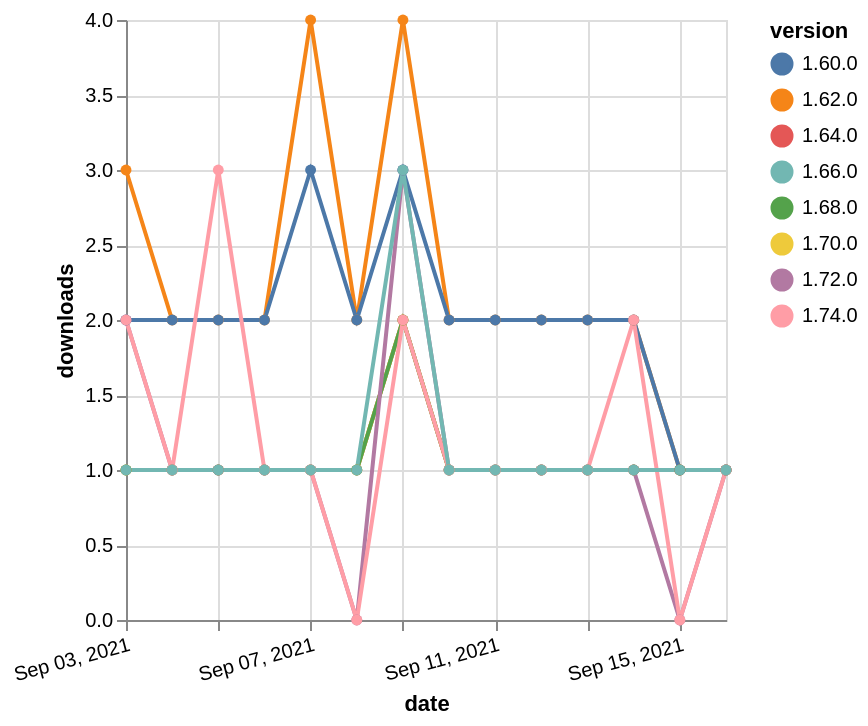

This figure's Vega-Lite source:
### Vega-Lite specification from a JSON file in a GitHub repository (floating-point values rounded to 4 significant figures)
{"$schema": "https://vega.github.io/schema/vega-lite/v5.json", "description": "A simple bar chart with embedded data.", "data": {"values": [{"date": "2021-09-03", "total": 241, "delta": 1, "version": "1.64.0"}, {"date": "2021-09-04", "total": 242, "delta": 1, "version": "1.64.0"}, {"date": "2021-09-05", "total": 243, "delta": 1, "version": "1.64.0"}, {"date": "2021-09-06", "total": 244, "delta": 1, "version": "1.64.0"}, {"date": "2021-09-07", "total": 245, "delta": 1, "version": "1.64.0"}, {"date": "2021-09-08", "total": 246, "delta": 1, "version": "1.64.0"}, {"date": "2021-09-09", "total": 248, "delta": 2, "version": "1.64.0"}, {"date": "2021-09-10", "total": 249, "delta": 1, "version": "1.64.0"}, {"date": "2021-09-11", "total": 250, "delta": 1, "version": "1.64.0"}, {"date": "2021-09-12", "total": 251, "delta": 1, "version": "1.64.0"}, {"date": "2021-09-13", "total": 252, "delta": 1, "version": "1.64.0"}, {"date": "2021-09-14", "total": 253, "delta": 1, "version": "1.64.0"}, {"date": "2021-09-15", "total": 254, "delta": 1, "version": "1.64.0"}, {"date": "2021-09-16", "total": 255, "delta": 1, "version": "1.64.0"}, {"date": "2021-09-03", "total": 156, "delta": 1, "version": "1.70.0"}, {"date": "2021-09-04", "total": 157, "delta": 1, "version": "1.70.0"}, {"date": "2021-09-05", "total": 158, "delta": 1, "version": "1.70.0"}, {"date": "2021-09-06", "total": 159, "delta": 1, "version": "1.70.0"}, {"date": "2021-09-07", "total": 160, "delta": 1, "version": "1.70.0"}, {"date": "2021-09-08", "total": 161, "delta": 1, "version": "1.70.0"}, {"date": "2021-09-09", "total": 163, "delta": 2, "version": "1.70.0"}, {"date": "2021-09-10", "total": 164, "delta": 1, "version": "1.70.0"}, {"date": "2021-09-11", "total": 165, "delta": 1, "version": "1.70.0"}, {"date": "2021-09-12", "total": 166, "delta": 1, "version": "1.70.0"}, {"date": "2021-09-13", "total": 167, "delta": 1, "version": "1.70.0"}, {"date": "2021-09-14", "total": 168, "delta": 1, "version": "1.70.0"}, {"date": "2021-09-15", "total": 169, "delta": 1, "version": "1.70.0"}, {"date": "2021-09-16", "total": 170, "delta": 1, "version": "1.70.0"}, {"date": "2021-09-03", "total": 178, "delta": 1, "version": "1.68.0"}, {"date": "2021-09-04", "total": 179, "delta": 1, "version": "1.68.0"}, {"date": "2021-09-05", "total": 180, "delta": 1, "version": "1.68.0"}, {"date": "2021-09-06", "total": 181, "delta": 1, "version": "1.68.0"}, {"date": "2021-09-07", "total": 182, "delta": 1, "version": "1.68.0"}, {"date": "2021-09-08", "total": 183, "delta": 1, "version": "1.68.0"}, {"date": "2021-09-09", "total": 185, "delta": 2, "version": "1.68.0"}, {"date": "2021-09-10", "total": 186, "delta": 1, "version": "1.68.0"}, {"date": "2021-09-11", "total": 187, "delta": 1, "version": "1.68.0"}, {"date": "2021-09-12", "total": 188, "delta": 1, "version": "1.68.0"}, {"date": "2021-09-13", "total": 189, "delta": 1, "version": "1.68.0"}, {"date": "2021-09-14", "total": 190, "delta": 1, "version": "1.68.0"}, {"date": "2021-09-15", "total": 191, "delta": 1, "version": "1.68.0"}, {"date": "2021-09-16", "total": 192, "delta": 1, "version": "1.68.0"}, {"date": "2021-09-03", "total": 172, "delta": 2, "version": "1.72.0"}, {"date": "2021-09-04", "total": 173, "delta": 1, "version": "1.72.0"}, {"date": "2021-09-05", "total": 174, "delta": 1, "version": "1.72.0"}, {"date": "2021-09-06", "total": 175, "delta": 1, "version": "1.72.0"}, {"date": "2021-09-07", "total": 176, "delta": 1, "version": "1.72.0"}, {"date": "2021-09-08", "total": 176, "delta": 0, "version": "1.72.0"}, {"date": "2021-09-09", "total": 179, "delta": 3, "version": "1.72.0"}, {"date": "2021-09-10", "total": 180, "delta": 1, "version": "1.72.0"}, {"date": "2021-09-11", "total": 181, "delta": 1, "version": "1.72.0"}, {"date": "2021-09-12", "total": 182, "delta": 1, "version": "1.72.0"}, {"date": "2021-09-13", "total": 183, "delta": 1, "version": "1.72.0"}, {"date": "2021-09-14", "total": 184, "delta": 1, "version": "1.72.0"}, {"date": "2021-09-15", "total": 184, "delta": 0, "version": "1.72.0"}, {"date": "2021-09-16", "total": 185, "delta": 1, "version": "1.72.0"}, {"date": "2021-09-03", "total": 2498, "delta": 3, "version": "1.62.0"}, {"date": "2021-09-04", "total": 2500, "delta": 2, "version": "1.62.0"}, {"date": "2021-09-05", "total": 2502, "delta": 2, "version": "1.62.0"}, {"date": "2021-09-06", "total": 2504, "delta": 2, "version": "1.62.0"}, {"date": "2021-09-07", "total": 2508, "delta": 4, "version": "1.62.0"}, {"date": "2021-09-08", "total": 2510, "delta": 2, "version": "1.62.0"}, {"date": "2021-09-09", "total": 2514, "delta": 4, "version": "1.62.0"}, {"date": "2021-09-10", "total": 2516, "delta": 2, "version": "1.62.0"}, {"date": "2021-09-11", "total": 2518, "delta": 2, "version": "1.62.0"}, {"date": "2021-09-12", "total": 2520, "delta": 2, "version": "1.62.0"}, {"date": "2021-09-13", "total": 2522, "delta": 2, "version": "1.62.0"}, {"date": "2021-09-14", "total": 2524, "delta": 2, "version": "1.62.0"}, {"date": "2021-09-15", "total": 2525, "delta": 1, "version": "1.62.0"}, {"date": "2021-09-16", "total": 2526, "delta": 1, "version": "1.62.0"}, {"date": "2021-09-03", "total": 2299, "delta": 2, "version": "1.60.0"}, {"date": "2021-09-04", "total": 2301, "delta": 2, "version": "1.60.0"}, {"date": "2021-09-05", "total": 2303, "delta": 2, "version": "1.60.0"}, {"date": "2021-09-06", "total": 2305, "delta": 2, "version": "1.60.0"}, {"date": "2021-09-07", "total": 2308, "delta": 3, "version": "1.60.0"}, {"date": "2021-09-08", "total": 2310, "delta": 2, "version": "1.60.0"}, {"date": "2021-09-09", "total": 2313, "delta": 3, "version": "1.60.0"}, {"date": "2021-09-10", "total": 2315, "delta": 2, "version": "1.60.0"}, {"date": "2021-09-11", "total": 2317, "delta": 2, "version": "1.60.0"}, {"date": "2021-09-12", "total": 2319, "delta": 2, "version": "1.60.0"}, {"date": "2021-09-13", "total": 2321, "delta": 2, "version": "1.60.0"}, {"date": "2021-09-14", "total": 2323, "delta": 2, "version": "1.60.0"}, {"date": "2021-09-15", "total": 2324, "delta": 1, "version": "1.60.0"}, {"date": "2021-09-16", "total": 2325, "delta": 1, "version": "1.60.0"}, {"date": "2021-09-03", "total": 118, "delta": 2, "version": "1.74.0"}, {"date": "2021-09-04", "total": 119, "delta": 1, "version": "1.74.0"}, {"date": "2021-09-05", "total": 122, "delta": 3, "version": "1.74.0"}, {"date": "2021-09-06", "total": 123, "delta": 1, "version": "1.74.0"}, {"date": "2021-09-07", "total": 124, "delta": 1, "version": "1.74.0"}, {"date": "2021-09-08", "total": 124, "delta": 0, "version": "1.74.0"}, {"date": "2021-09-09", "total": 126, "delta": 2, "version": "1.74.0"}, {"date": "2021-09-10", "total": 127, "delta": 1, "version": "1.74.0"}, {"date": "2021-09-11", "total": 128, "delta": 1, "version": "1.74.0"}, {"date": "2021-09-12", "total": 129, "delta": 1, "version": "1.74.0"}, {"date": "2021-09-13", "total": 130, "delta": 1, "version": "1.74.0"}, {"date": "2021-09-14", "total": 132, "delta": 2, "version": "1.74.0"}, {"date": "2021-09-15", "total": 132, "delta": 0, "version": "1.74.0"}, {"date": "2021-09-16", "total": 133, "delta": 1, "version": "1.74.0"}, {"date": "2021-09-03", "total": 325, "delta": 1, "version": "1.66.0"}, {"date": "2021-09-04", "total": 326, "delta": 1, "version": "1.66.0"}, {"date": "2021-09-05", "total": 327, "delta": 1, "version": "1.66.0"}, {"date": "2021-09-06", "total": 328, "delta": 1, "version": "1.66.0"}, {"date": "2021-09-07", "total": 329, "delta": 1, "version": "1.66.0"}, {"date": "2021-09-08", "total": 330, "delta": 1, "version": "1.66.0"}, {"date": "2021-09-09", "total": 333, "delta": 3, "version": "1.66.0"}, {"date": "2021-09-10", "total": 334, "delta": 1, "version": "1.66.0"}, {"date": "2021-09-11", "total": 335, "delta": 1, "version": "1.66.0"}, {"date": "2021-09-12", "total": 336, "delta": 1, "version": "1.66.0"}, {"date": "2021-09-13", "total": 337, "delta": 1, "version": "1.66.0"}, {"date": "2021-09-14", "total": 338, "delta": 1, "version": "1.66.0"}, {"date": "2021-09-15", "total": 339, "delta": 1, "version": "1.66.0"}, {"date": "2021-09-16", "total": 340, "delta": 1, "version": "1.66.0"}]}, "width": "container", "mark": {"type": "line", "point": {"filled": true}}, "encoding": {"x": {"field": "date", "type": "temporal", "timeUnit": "yearmonthdate", "title": "date", "axis": {"labelAngle": -15}}, "y": {"field": "delta", "type": "quantitative", "title": "downloads"}, "color": {"field": "version", "type": "nominal"}, "tooltip": {"field": "delta"}}}
